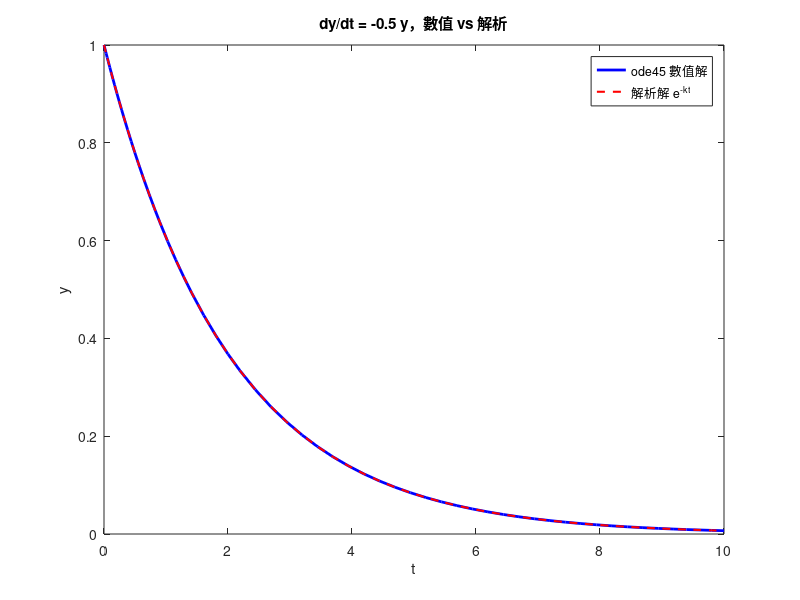

Recreate this plot in MATLAB. (Note: this script raises an error after producing the figure.)
%% 章節 02-2：常微分方程數值解 (ode45)
% 工程上 95% 的 ODE 用 ode45 就夠用
% 重點：把高階 ODE 改寫成「狀態向量」一階系統
clear; close all;
out_dir = fullfile(fileparts(mfilename('fullpath')), '..', 'images');

%% 1. 一階 ODE：dy/dt = -k*y (放射性衰變)
k_decay = 0.5;
f1 = @(t, y) -k_decay * y;

tspan = [0, 10];
y0 = 1.0;
[t, y] = ode45(f1, tspan, y0);

fig = figure('Visible', 'off', 'Position', [0 0 800 500]);
plot(t, y, 'b-', 'LineWidth', 2); hold on;
plot(t, exp(-k_decay*t), 'r--', 'LineWidth', 1.5);
xlabel('t'); ylabel('y');
title(sprintf('dy/dt = -%.1f y，數值 vs 解析', k_decay));
legend({'ode45 數值解', '解析解 e^{-kt}'}, 'Location', 'northeast');
save_png(fig, fullfile(out_dir, '02_ode_decay.png'));

%% 2. 二階 ODE：彈簧質量阻尼
% m*x'' + c*x' + k*x = 0
% 改寫：令 y1 = x, y2 = x'
%   y1' = y2
%   y2' = -(c/m)*y2 - (k/m)*y1
m = 1; c = 0.5; k = 4;

% 第一種寫法：anonymous function
f2 = @(t, y) [y(2);
              -(c/m)*y(2) - (k/m)*y(1)];

[t, Y] = ode45(f2, [0 20], [1; 0]);
% Y(:, 1) 是位置 x，Y(:, 2) 是速度 x'

fig = figure('Visible', 'off', 'Position', [0 0 1000 400]);
subplot(1,2,1);
plot(t, Y(:,1), 'b-', t, Y(:,2), 'r--', 'LineWidth', 2);
xlabel('t (s)'); ylabel('value');
legend({'位置 x(t)', '速度 x''(t)'});
title('彈簧質量阻尼：時間域');

subplot(1,2,2);
plot(Y(:,1), Y(:,2), 'k-', 'LineWidth', 1.5);
xlabel('位置 x'); ylabel('速度 x''');
title('相平面軌跡（往原點螺旋收斂）');
axis equal;
save_png(fig, fullfile(out_dir, '02_ode_spring.png'));

%% 3. 比較不同求解器：剛性 (stiff) 系統
% van der Pol oscillator，mu 大時為剛性問題
% x'' - mu*(1-x^2)*x' + x = 0
mu = 1000;
vdp = @(t, y) [y(2);
               mu*(1 - y(1)^2)*y(2) - y(1)];

% ode45 (非剛性) 對 mu=1000 會跑很慢
% ode15s (剛性) 適合
opts = odeset('RelTol', 1e-6, 'AbsTol', 1e-8);
tic;
[t_s, Y_s] = ode15s(vdp, [0, 3000], [2; 0], opts);
t_stiff = toc;
fprintf('ode15s 解 van der Pol (mu=%d)：%.3f 秒，%d 個時間點\n', ...
        mu, t_stiff, length(t_s));

fig = figure('Visible', 'off', 'Position', [0 0 900 500]);
plot(t_s, Y_s(:, 1), 'b-', 'LineWidth', 1.5);
xlabel('t'); ylabel('x(t)');
title(sprintf('van der Pol 振盪 (mu=%d，剛性問題，用 ode15s)', mu));
xlim([0, 3000]);
save_png(fig, fullfile(out_dir, '02_ode_vdp.png'));

%% 4. 事件偵測：拋體何時落地
% y'' = -g, 落地時 y = 0 停止
g_grav = 9.81;
projectile = @(t, s) [s(3); s(4); 0; -g_grav];   % [x; y; vx; vy]

% 事件函式：y=0 且 dy/dt<0 (下降中)，定義在 hitGround.m
opts = odeset('Events', @hitGround);

s0 = [0; 0; 30; 30];   % 從原點以 30 m/s 水平、30 m/s 垂直射出
[t, S, te, se, ie] = ode45(projectile, [0, 10], s0, opts);

fprintf('落地時間 t = %.3f s, x = %.2f m\n', te, se(1));

fig = figure('Visible', 'off', 'Position', [0 0 800 500]);
plot(S(:,1), S(:,2), 'b-', 'LineWidth', 2); hold on;
plot(se(1), se(2), 'ro', 'MarkerSize', 12, 'LineWidth', 2);
text(se(1)-12, 2, sprintf('落地 t=%.2fs, x=%.1fm', te, se(1)), 'FontSize', 11);
yline(0, 'k-');
xlabel('x (m)'); ylabel('y (m)');
title('拋體軌跡（用 ode45 事件偵測落地）');
axis equal;
save_png(fig, fullfile(out_dir, '02_ode_event.png'));
